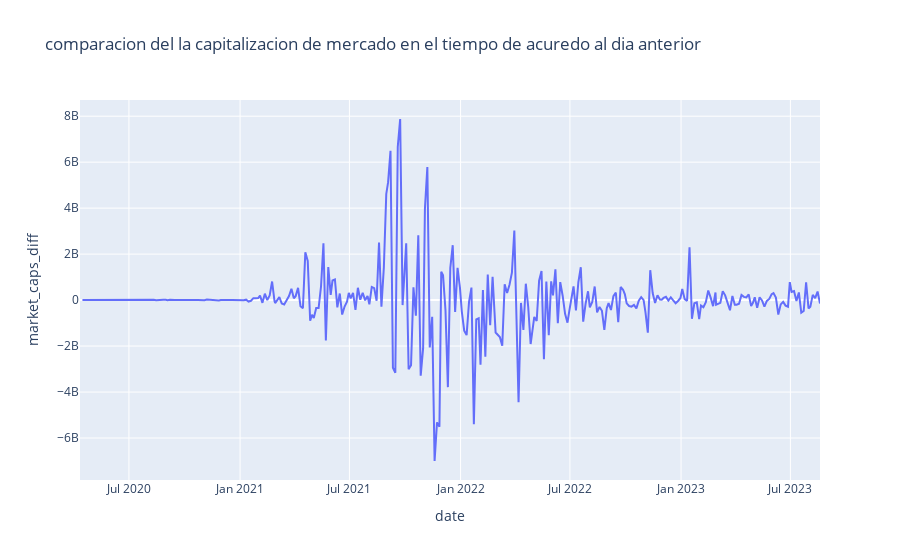

Notebook code for this chart:
### Markdown cell above
se puede obserbar que las lineas son muy similares solo que el precio esta en miles y la capitalizacion del mercado esta en miles de millones

### Code cell
fig_price_returns = px.line(solana_df, x='date', y='market_caps_diff', title='comparacion del la capitalizacion de mercado en el tiempo de acuredo al dia anterior')
fig_price_returns.show()

### Figure 1 — Plotly figure (JSON) as saved in the notebook; plotly's stock layout.template omitted (floating-point values rounded to 4 significant figures; data arrays with more than 128 entries replaced by an {"elided": "..."} marker saying what was removed)
{"data": [{"hovertemplate": "date=%{x}<br>market_caps_diff=%{y}<extra></extra>", "legendgroup": "", "line": {"color": "#636efa", "dash": "solid"}, "marker": {"symbol": "circle"}, "mode": "lines", "name": "", "orientation": "v", "showlegend": false, "type": "scatter", "x": {"elided": "320 str values"}, "xaxis": "x", "y": {"elided": "320 float values"}, "yaxis": "y"}], "layout": {"legend": {"tracegroupgap": 0}, "title": {"text": "comparacion del la capitalizacion de mercado en el tiempo de acuredo al dia anterior"}, "xaxis": {"anchor": "y", "domain": [0, 1], "title": {"text": "date"}}, "yaxis": {"anchor": "x", "domain": [0, 1], "title": {"text": "market_caps_diff"}}}}
